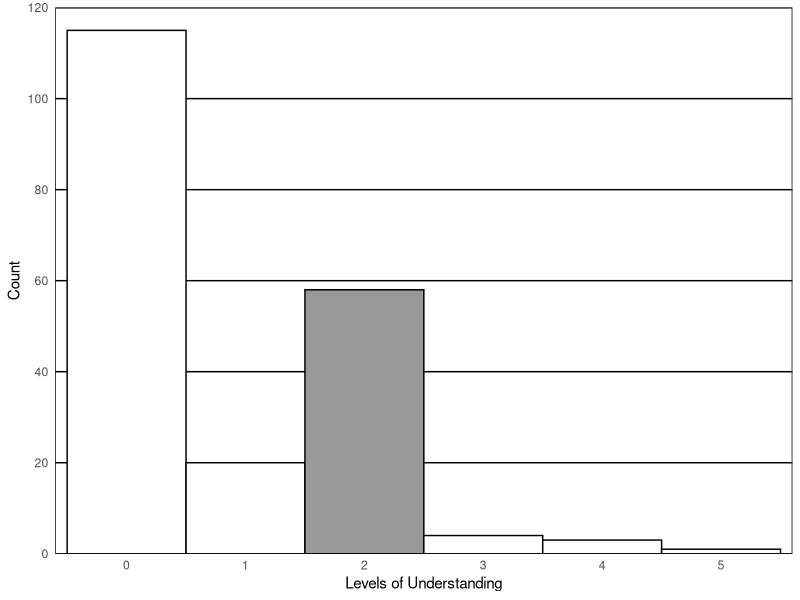
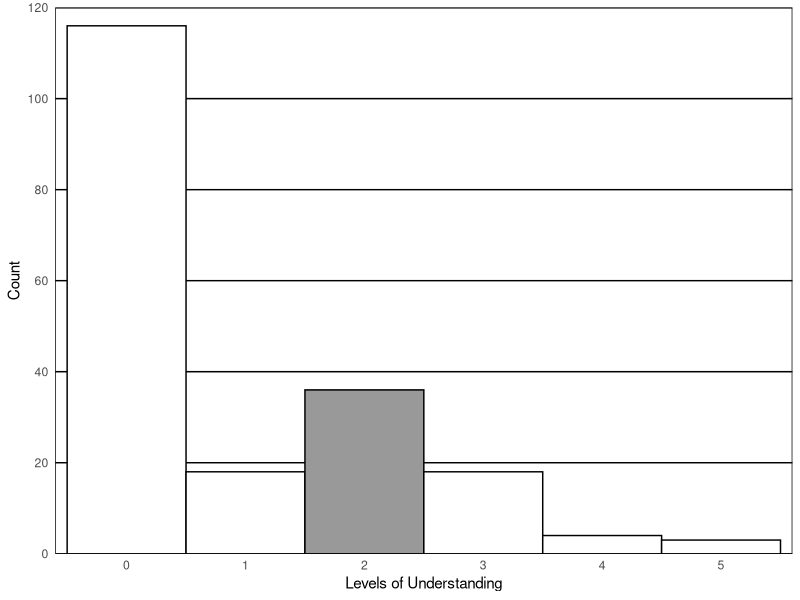

Write R code to recreate these figures, in order. (Note: this script raises an error after producing the figures.)
library(ggplot2)
library(gridExtra)

this_base <- "fig06-16_exhibit-label-data"

my_data <- data.frame(before = c(115, 20, 58, 4, 3, 1),
                   after = c(116, 18, 36, 18, 4, 3),
                   level = c("0", "1", "2", "3", "4", "5"))

p1 <- ggplot(my_data, aes(x = level, y = before, fill = level)) +
  geom_bar(stat = "identity", colour = "black", width = 1, show_guide = FALSE) +
  scale_fill_manual(values = c("white", "white", "grey60", 
                               "white", "white", "white")) +
  scale_y_continuous(breaks = seq(0, 120, 20), limits = c(0, 120), 
                     expand = c(0, 0)) +
  labs(x = "Levels of Understanding", y = "Count") +
  theme_bw() +
  theme(panel.grid.major.y = element_line(colour = "black", size = 0.5),
        panel.grid.major.x = element_blank(), 
        panel.grid.minor = element_blank(),
        panel.border = element_rect(colour = "black", size = 0.5),
        axis.ticks = element_blank())

p1	

p2 <- ggplot(my_data, aes(x = level, y = after, fill = level)) +
  geom_bar(stat = "identity", colour = "black", width = 1, show_guide = FALSE) +
  scale_fill_manual(values = c("white", "white", "grey60", 
                               "white", "white", "white")) +
  scale_y_continuous(breaks = seq(0, 120, 20), limits = c(0, 120), 
                     expand = c(0, 0)) +
  labs(x = "Levels of Understanding", y = "Count") +
  theme_bw() +
  theme(panel.grid.major.y = element_line(colour = "black", size = 0.5),
        panel.grid.major.x = element_blank(), 
        panel.grid.minor = element_blank(),
        panel.border = element_rect(colour = "black", size = 0.5),
        axis.ticks = element_blank())

p2

# arrange plots together 
p3 <- arrangeGrob(p1, p2, ncol = 2,
                  main = textGrob("Fig 6.16 Exhibit Label Data", 
                                  just = "top", vjust = 0.75, 
                                  gp = gpar(lineheight = 1, fontface = "bold")))

p3

# must pass in p3 since arrangeGrob doesnt return ggplot object
ggsave(paste0(this_base, ".png"), 
       p3, width = 7, height = 3)


## note: my_data is estimated
